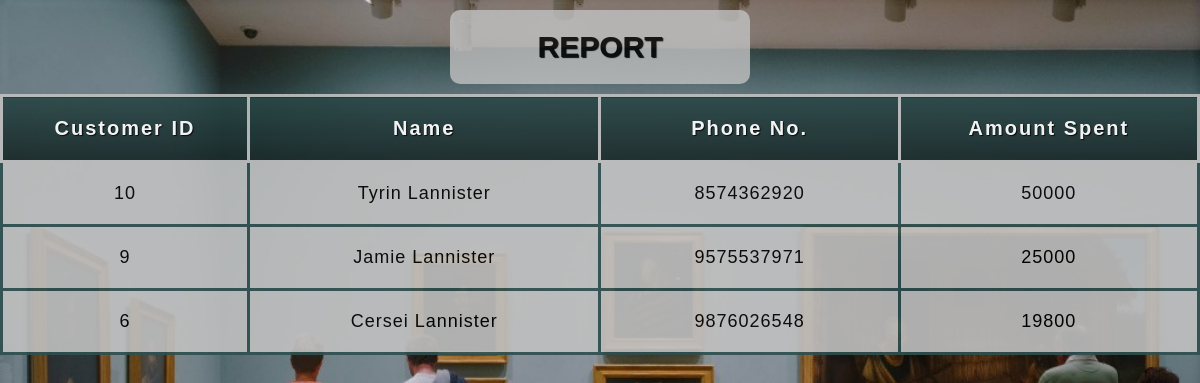
The page /query/query4.php on the database its author committed.
### tables this page shows
CREATE TABLE `customer` (
  `cid` int(10) NOT NULL,
  `name` varchar(50) NOT NULL,
  `phn` varchar(15) NOT NULL,
  `amount_spent` int(10) NOT NULL
);

### query/query4.php (the view, shortened to what this page needs)
<!DOCTYPE html>
<html>
<head>
	<link rel='stylesheet' type='text/css' href="css/query4_styles.css">
</head>
<body>
<?php
$servername = "localhost";
$username="root";
$password="";
$dbname="art_gallery";
$conn = new mysqli($servername, $username, $password, $dbname);
$sql = "SELECT *
		    FROM customer
		    ORDER BY amount_spent DESC LIMIT 3";
$result = $conn->query($sql);
echo "<table>
			<caption>REPORT</caption>
			<thead>
			<tr>
				<th scope='col'>Customer ID</th>
				<th scope='col'>Name</th>
				<th scope='col'>Phone No.</th>
				<th scope='col'>Amount Spent</th>
			</tr>
		</thead>
		<tbody>";
if($result->num_rows > 0){
	while($row = mysqli_fetch_array($result)) {
    	 echo "<tr>
    	 		<td>".$row["cid"]."</td>
    	 		<td>".$row["name"]."</td>
    	 		<td>".$row["phn"]."</td>
    	 		<td>".$row["amount_spent"]."</td>
    	 	</tr>";
	}
}
else {
    echo "0 results";
}
echo "</tbody></table>";
?>

### query/css/query4_styles.css (style rules this page uses)
body { margin: 0; padding: 0; background: url(art_gallery.jpg) no-repeat center center fixed; background-size: cover; font-family: sans-serif; }
table { table-layout: fixed; width: 100%; border-collapse: collapse; font-size: 18px; background-color: silver; opacity: 0.9; border-radius: 10px; }
thead th:nth-child(1) { width: 20%; }
thead th:nth-child(2) { width: 30%; }
thead th:nth-child(3) { width: 25%; }
thead th:nth-child(4) { width: 25%; }
caption { width: 25%; margin-left: 37.5%; padding-top: 20px; padding-bottom: 20px; background-color: silver; font-size: 30px; font-weight: bold; text-shadow: 1px 1px 1px black; border-radius: 10px; margin-bottom: 10px; margin-top: 10px; opacity: 0.9; }
th, td { padding: 20px; }
th { letter-spacing: 2px; font-size: 20px; }
td { letter-spacing: 1px; }
tbody td, th { text-align: center; border: 3px solid darkslategray; }
thead { background-color: darkslategray; color: white; text-shadow: 1px 1px 1px black; }
thead th { background: linear-gradient(to bottom, rgba(0,0,0,0.1), rgba(0,0,0,0.5)); border: 3px solid silver; }

### rows shown on the page
customer: cid "10", name "Tyrin Lannister", phn "8574362920", amount_spent "50000"
customer: cid "9", name "Jamie Lannister", phn "9575537971", amount_spent "25000"
customer: cid "6", name "Cersei Lannister", phn "9876026548", amount_spent "19800"
